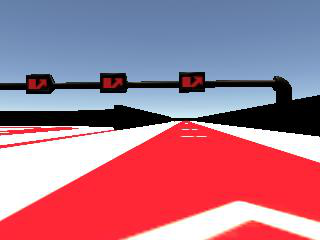
#> input picture examples/opencv/image_sample_04.png, 320 x 240 px
$ python opencv_lab06_avg_filter.py
#> lines starting #> are read from the running program, lines starting #| are printed output that depends on the picture
import cv2
import numpy as np

if __name__ == '__main__':
    img = cv2.imread('image_sample_04.png')
#> img is the input picture: shape (240, 320, 3); mean B, G, R 138.7, 118.7, 171.8

    kernel_mask = np.ones(shape=(5, 5))
    """
    # 和下列動作相等
    kernel_mask = np.array([[1, 1, 1, 1, 1],
                            [1, 1, 1, 1, 1],
                            [1, 1, 1, 1, 1],
                            [1, 1, 1, 1, 1],
                            [1, 1, 1, 1, 1]])
    kernel_mask = kernel_mask/np.sum(kernel_mask)
    """

    img_processed = cv2.filter2D(img, -1, kernel_mask)
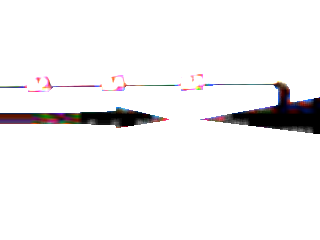
#> img_processed: shape (240, 320, 3); mean B, G, R 241.6, 241.1, 242.1

    cv2.namedWindow('sample')
    cv2.imshow('sample', img)

    cv2.namedWindow('result')
    cv2.imshow('result', img_processed)
    cv2.waitKey()

$ run again, with examples/opencv/image_sample_01.png copied over examples/opencv/image_sample_04.png
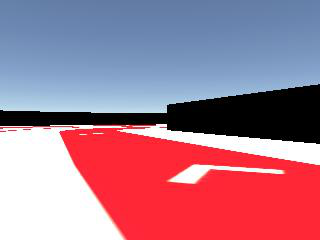
#> input picture examples/opencv/image_sample_01.png, 320 x 240 px
#> img is the input picture: shape (240, 320, 3); mean B, G, R 143, 122.1, 168.8
#> `img_processed = cv2.filter2D(img, -1, kernel_mask)`:
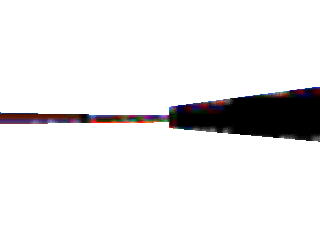
#> img_processed: shape (240, 320, 3); mean B, G, R 233, 232.5, 233.5

$ run again, with examples/opencv/image_sample_02.png copied over examples/opencv/image_sample_04.png
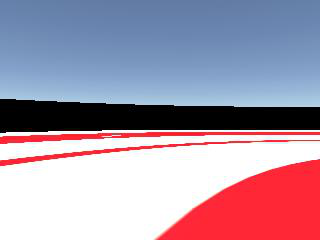
#> input picture examples/opencv/image_sample_02.png, 320 x 240 px
#> img is the input picture: shape (240, 320, 3); mean B, G, R 170.6, 151.6, 168.9
#> `img_processed = cv2.filter2D(img, -1, kernel_mask)`:
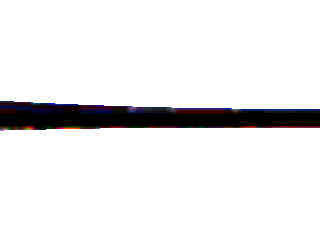
#> img_processed: shape (240, 320, 3); mean B, G, R 233.1, 232.4, 233.1

$ run again, with examples/opencv/image_sample_03.png copied over examples/opencv/image_sample_04.png
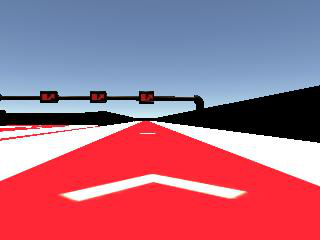
#> input picture examples/opencv/image_sample_03.png, 320 x 240 px
#> img is the input picture: shape (240, 320, 3); mean B, G, R 130.8, 109.1, 171.8
#> `img_processed = cv2.filter2D(img, -1, kernel_mask)`:
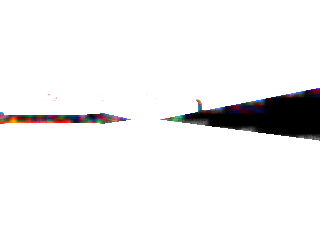
#> img_processed: shape (240, 320, 3); mean B, G, R 239.4, 239.2, 239.8
